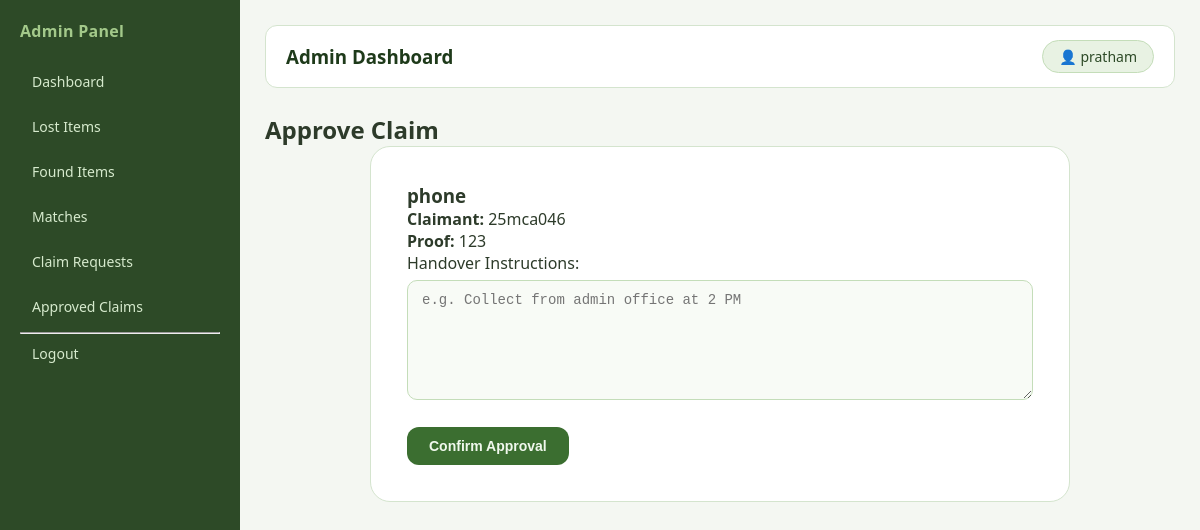
Screenshot of /dashboard/approve-claim/1/ (signed in) with the database file from the repository.
### lostfound_app/models.py (models this page shows, shortened)
class ClaimRequest(models.Model):
    lost_item = models.ForeignKey(LostItem, on_delete=models.CASCADE)
    claimant_name = models.CharField(max_length=100)
    claimant_email = models.EmailField()
    proof_details = models.TextField()
    claim_status = models.CharField(max_length=20, default='Pending')
    handover_note = models.TextField(blank=True, null=True)

class LostItem(models.Model):
    item_name = models.CharField(max_length=100)
    description = models.TextField()
    category = models.CharField(max_length=50)
    lost_date = models.DateField()
    location = models.CharField(max_length=100)
    image = models.ImageField(upload_to='item_images/', blank=True, null=True)
    contact_name = models.CharField(max_length=100)
    contact_email = models.EmailField()
    status = models.CharField(max_length=20, default='Lost')

### lostfound_app/views.py (the view, shortened to what this page needs)
# urls.py: path('dashboard/approve-claim/<int:claim_id>/', views.approve_claim, name='approve_claim'),
@login_required
def approve_claim(request, claim_id):
    if not request.user.is_staff:
        return HttpResponse("Unauthorized")
    claim = get_object_or_404(ClaimRequest, id=claim_id)
    return render(request, 'lostfound_app/approve_claim.html', {'claim': claim})

### lostfound_app/templates/lostfound_app/approve_claim.html (shortened to what this page needs)
{% extends 'lostfound_app/base2.html' %}
{% block content %}
<h2>Approve Claim</h2>
<div class="form-card">
    <h3>{{ claim.lost_item.item_name }}</h3>
    <p><strong>Claimant:</strong> {{ claim.claimant_name }}</p>
    <p><strong>Proof:</strong> {{ claim.proof_details }}</p>
    <form method="POST">
        <label>Handover Instructions:</label>
        <textarea name="handover_note" placeholder="e.g. Collect from admin office at 2 PM"></textarea>
        <br><br>
        <button type="submit" class="btn btn-primary">Confirm Approval</button>
    </form>
</div>
{% endblock %}

### lostfound_app/templates/lostfound_app/base2.html (shortened to what this page needs)
{% load static %}
<!DOCTYPE html>
<html>
<head>
    <link rel="stylesheet" href="{% static 'lostfound_app/css/style1.css' %}">
</head>
<body>
<div class="admin-container">
    <div class="sidebar">
        <h2>Admin Panel</h2>
        <a href="{% url 'dashboard_home' %}">Dashboard</a>
        <a href="{% url 'dashboard_lost_items' %}">Lost Items</a>
        <a href="{% url 'dashboard_found_items' %}">Found Items</a>
        <a href="{% url 'dashboard_match_items' %}">Matches</a>
        <a href="{% url 'dashboard_claim_requests' %}">Claim Requests</a>
        <a href="{% url 'dashboard_approved_claims' %}">Approved Claims</a>
        <hr>
        <a href="{% url 'logout' %}">Logout</a>
    </div>
    <div class="admin-main">
        <div class="admin-topbar">
            <h3>Admin Dashboard</h3>
            <div class="admin-user">
                👤 {{ user.username }}
            </div>
        </div>
        {% block content %}
        {% endblock %}
    </div>
</div>
</body>
</html>

### lostfound_app/static/lostfound_app/css/style1.css (style rules this page uses)
* { margin: 0; padding: 0; box-sizing: border-box; }
body { font-family: 'Segoe UI', sans-serif; background: #f4f7f2; color: #2d3b2a; min-height: 100vh; }
.btn { display: inline-block; padding: 11px 22px; border-radius: 12px; text-decoration: none; font-weight: 600; font-size: 14px; transition: background 0.2s ease, transform 0.15s ease; border: none; cursor: pointer; }
.btn-primary { background: #3b6e30; color: #f0f8ed; }
.form-card { max-width: 700px; margin: 0 auto; background: #ffffff; padding: 36px; border-radius: 20px; border: 1px solid #d4e4ce; }
.form-card input, .form-card textarea, .form-card select { width: 100%; padding: 11px 14px; margin-top: 6px; border: 1px solid #c4ddb9; border-radius: 10px; outline: none; background: #f8fbf6; font-size: 14px; color: #2d3b2a; transition: border-color 0.2s ease; }
.form-card textarea { min-height: 120px; resize: vertical; }

### lostfound_app/templates/lostfound_app/base2.html (style rules this page uses)
.admin-container { display: flex; min-height: 100vh; }
.sidebar { width: 240px; background: #2d4a27; color: #eef4eb; padding: 20px; }
.sidebar h2 { margin-bottom: 20px; color: #a3c98a; font-weight: 600; font-size: 16px; letter-spacing: 0.3px; }
.sidebar a { display: block; color: #d6eacd; text-decoration: none; padding: 10px 12px; margin-bottom: 6px; border-radius: 8px; font-size: 14px; font-weight: 500; transition: background 0.2s ease, color 0.2s ease; }
.admin-main { flex: 1; padding: 25px; background: #f4f7f2; }
.admin-topbar { display: flex; justify-content: space-between; align-items: center; margin-bottom: 25px; background: #ffffff; border: 1px solid #d4e4ce; border-radius: 12px; padding: 14px 20px; }
.admin-topbar h3 { color: #1e3a1a; font-weight: 600; }
.admin-user { font-weight: 500; font-size: 14px; color: #2d4a27; background: #e8f2e3; border: 1px solid #c4ddb9; padding: 6px 16px; border-radius: 20px; }

### rows the page displays
ClaimRequest: lost_item.item_name "phone", claimant_name "25mca046", proof_details "123"

### other values shown
{{ user.username }} "pratham"
